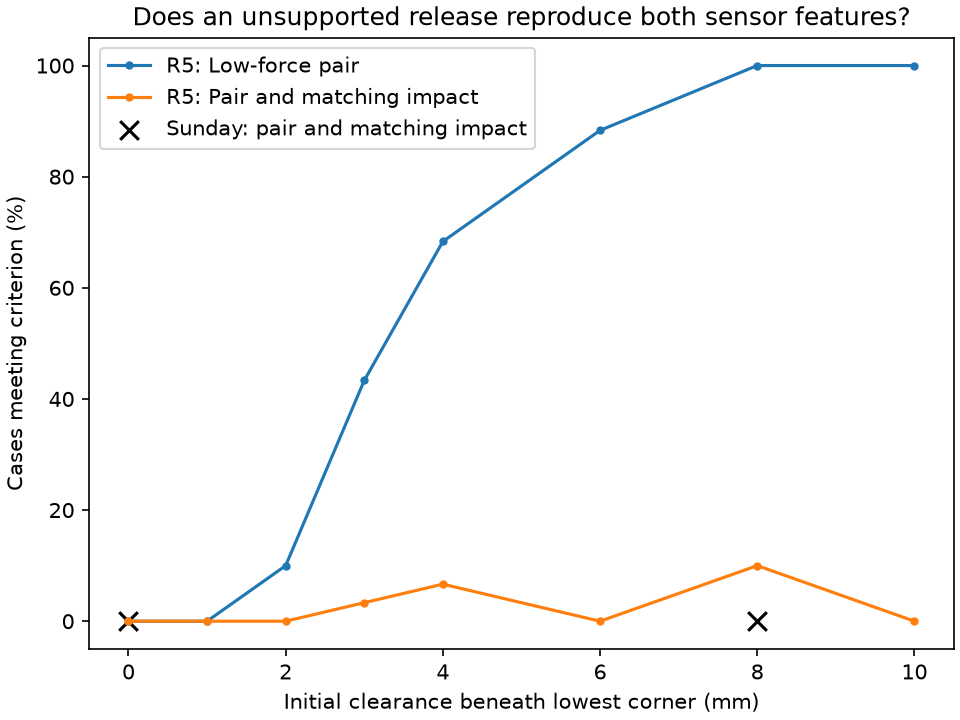

Source code (Python):
"""Select clearance on R5, then score Sunday without refitting."""
import csv
from itertools import product
import matplotlib.pyplot as plt
import numpy as np
from impact_sensor import simulated, here

def score(angle, peak, gap):
    pairs = joint = total = 0
    for axis,sign,tick,frame in product(range(2),(-1,1),np.arange(10)/10,(0.,.5)):
        _,g = simulated(axis,sign,tick,frame,angle,gap)
        for offset in range(3):
            total += 1
            valid = [i for i in range(len(g)-2) if (i+offset)%3 != 2 and max(g[i:i+2]) < .05]
            pairs += bool(valid)
            joint += any(abs(max(g[i+2:i+11])-peak)<=.05*peak for i in valid)
    return pairs/total,joint/total

if __name__ == '__main__':
    gaps = (0,1,2,3,4,6,8,10)
    training = [score(31.5,4.0198,h) for h in gaps]
    # Prefer the smallest clearance in the event of a tie.
    best = max(range(len(gaps)), key=lambda i: training[i][1])
    print('selected',gaps[best],training)
    fig,ax=plt.subplots(layout='constrained')
    rows = [('R5',h,*v) for h,v in zip(gaps,training)]
    for j,label in enumerate(('Low-force pair','Pair and matching impact')):
        ax.plot(gaps,[100*v[j] for v in training],'.-',label='R5: '+label)
    for h in sorted({0,gaps[best]}):
        v=score(15.76,3.82534,h)
        print('holdout',h,v)
        rows.append(('S22B',h,*v))
        ax.scatter(h,100*v[1],marker='x',s=80,color='black',label='Sunday: pair and matching impact' if h==0 else None)
    ax.set(xlabel='Initial clearance beneath lowest corner (mm)',ylabel='Cases meeting criterion (%)',title='Does an unsupported release reproduce both sensor features?')
    ax.legend();fig.savefig(here/'clearance.png',dpi=150)
    with (here/'clearance.csv').open('w') as f:
        w=csv.writer(f,lineterminator='\n');w.writerow(['record','gap_mm','pair_fraction','pair_and_peak_fraction']);w.writerows(rows)
